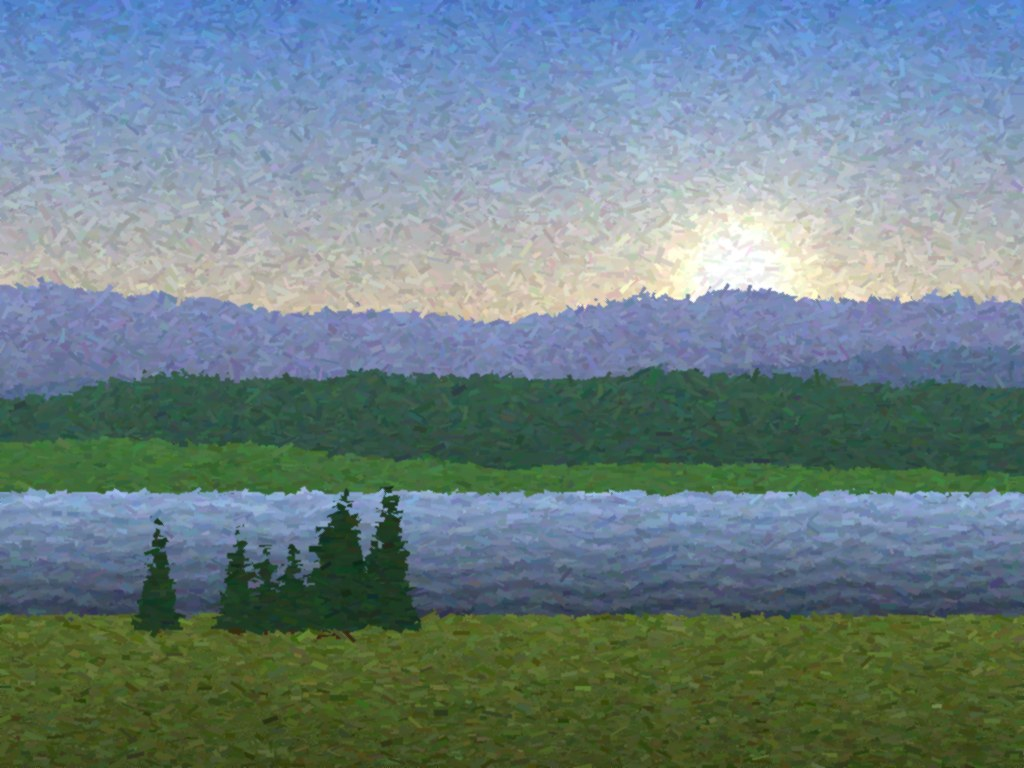
#> input picture examples/images/landscape.jpg, 1024 x 768 px
$ python bug4.py ../../examples/images/landscape.jpg out.png
#> lines starting #> are read from the running program, lines starting #| are printed output that depends on the picture
import sys

from PIL import Image

im = Image.open(sys.argv[1]).convert("RGB")
#> im is the input picture: PIL image 1024x768 RGB; mean R, G, B 108.2, 128.4, 131.5
print(im.size)
#| (1024, 768)
W, H = im.size
#> W = 1024; H = 768
out = Image.new("RGB", (W, 2 * 250), (255, 255, 255))
#> out: PIL image 1024x500 RGB; every value is 255
out.paste(im.crop((0, 40, W, 290)), (0, 0))
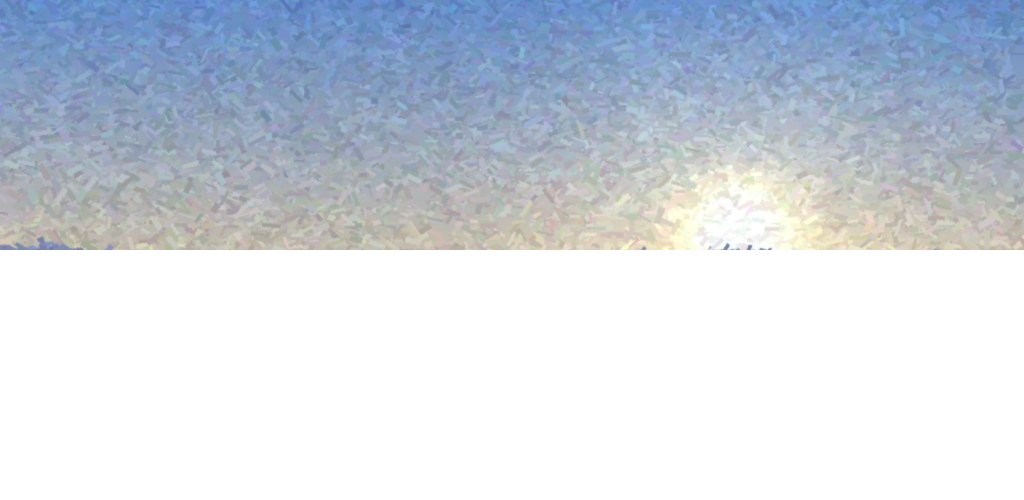
#> out: PIL image 1024x500 RGB; mean R, G, B 206.1, 213.7, 223.3
out.paste(im.crop((0, 284, W, 534)), (0, 250))
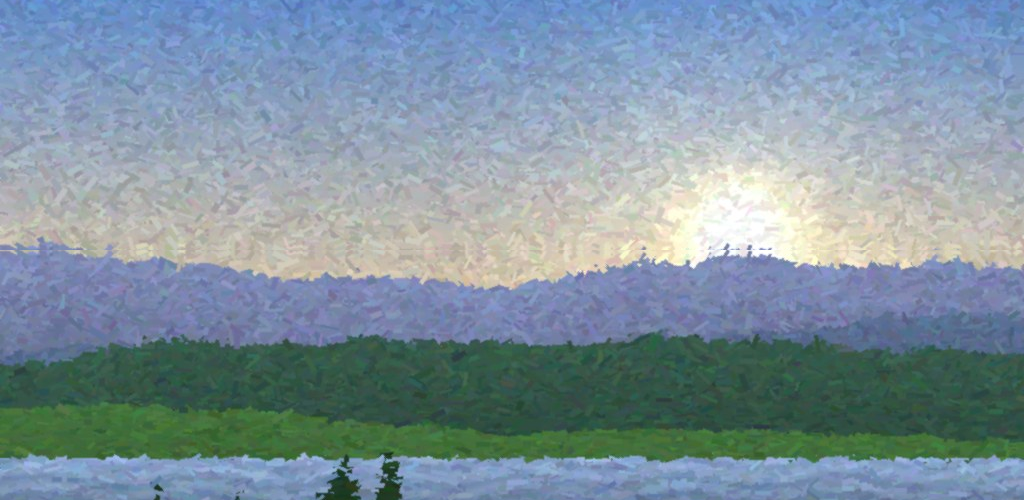
#> out: PIL image 1024x500 RGB; mean R, G, B 126.6, 146.3, 158.6
out.save(sys.argv[2])
